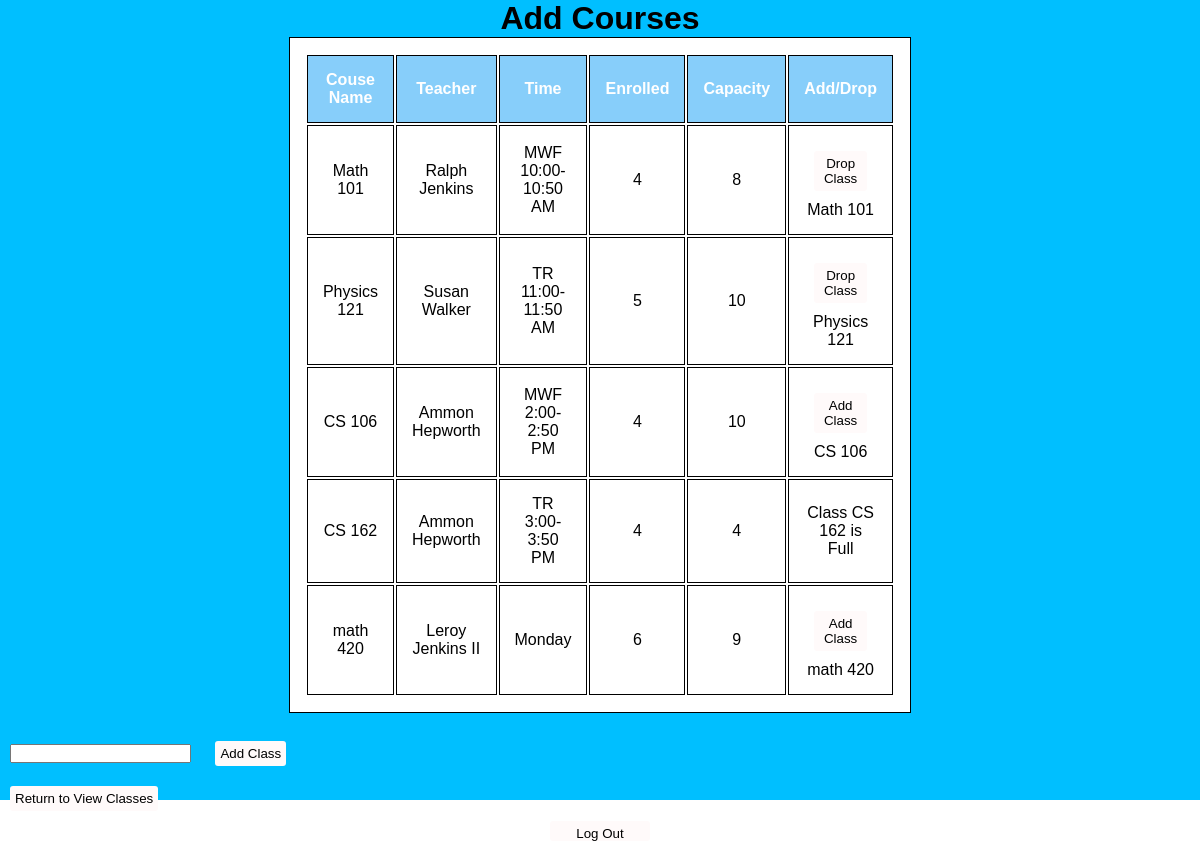
The page /student/courses (signed in) on the database as committed earlier.
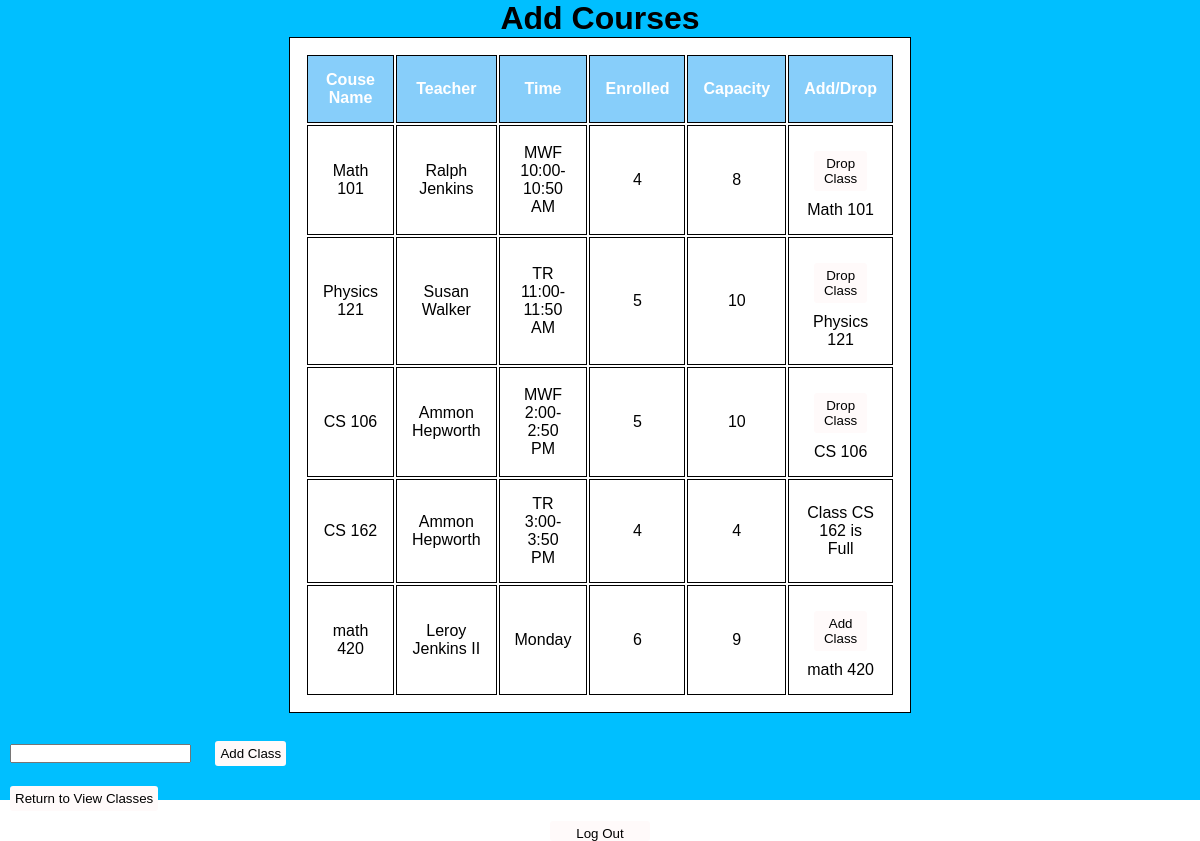
The same page on the database as committed later.
### runner.py (models this page shows, shortened)
class Courses(db.Model):
    __tablename__ = "Courses"
    class_id = db.Column(db.Integer, primary_key = True)
    class_name = db.Column(db.String, nullable = False)
    teacher = db.Column(db.String, nullable = False)
    time = db.Column(db.String, nullable = False)
    enrolled = db.Column(db.Integer, nullable = False)
    capacity = db.Column(db.Integer, nullable = False)

### runner.py (the view, shortened to what this page needs)
@app.route("/student/courses", methods=["GET", "POST"])
@login_required
def student_edit():
    enrollment = Enrollment.query.filter_by(users_id = current_user.user_id)
    enrolledClasses = []
    for course in enrollment:
        enrolledClasses.append(course.classes_id)
    return render_template('student-edit-classes.html', courses = Courses.query.all(), enrollment = enrolledClasses)

### runner.py (called while the page is built)
@login_manager.user_loader
def load_user(user_id):
    return Users.query.filter_by(user_id = user_id).first()

### templates/student-edit-classes.html (shortened to what this page needs)
<!DOCTYPE html>
<html>
    <head>
        <link rel="stylesheet" href="/static/styles.css">
    </head>
	<body>
		<div class='student_edit'>
            <h1 class = "center">Add Courses</h1>
            <table id = "availableCourses">
                <thead>
                    <tr>
                        <th>Couse Name</th>
                        <th>Teacher</th>
                        <th>Time</th>
                        <th>Enrolled</th>
                        <th>Capacity</th>
						<th>Add/Drop</th>
                    </tr>
                </thead>
                <tbody>
				{% for course in courses %}
					<tr>
						<td>{{course.class_name}}</td>
						<td>{{course.teacher}}</td>
						<td>{{course.time}}</td>
						<td>{{course.enrolled}}</td>
						<td>{{course.capacity}}</td>
						{% if course.class_id in enrollment%}
							<td>
								<button type="button" class="s_drop_class" id="s_drop_class" onclick="s_drop_class_func()">Drop Class</button>
								<p>{{course.class_name}}</p>
							</td>
						{% elif course.capacity == course.enrolled %}
							<td>Class {{course.class_name}} is Full</td>
						{% else %}
							<td>
								<button type="button" class="s_add_class" id="s_add_class" onclick="s_add_class_func()">Add Class</button>
								<p>{{course.class_name}}</p>
							</td>
						{% endif %}
					</tr>
				{% endfor %}
				</tbody>
            </table><br>
			<input type="text" id="adding_class" name="Class to Add">
			<button type="button" class = "s_add_classes" id = "s_add_classes">Add Class</button><br>
			<button type="button" class = "s_view_classes" id = "s_view_classes">Return to View Classes</button><br>
            <button type="button" class = "logout" id = "logoutStudentEdit">Log Out</button>
		</div>
	</body>
</html>

### static/styles.css (style rules this page uses)
* { margin: 0; padding: 0; font-family: sans-serif; line-height: normal; }
.center { text-align: center; }
button { padding: 5px 5px; border-radius: 3px; border: none; margin: 10px; background-color: snow; }
input { margin: 10px; }
.logout { height: 20px; width: 100px; margin: 0 auto; display: block; }
.student_edit { background-position: center; background-color: deepskyblue; width: 100%; height: 100vh; }
table, th, td { border: 1px solid black; margin-left: auto; margin-right: auto; width: 50%; padding: 15px; text-align: center; color: black; background-color:white; }
th { background-color:lightskyblue; color:white; }

Rows that differ between the two databases and show on the page:
changed Courses "CS 106": enrolled "4" → "5"
